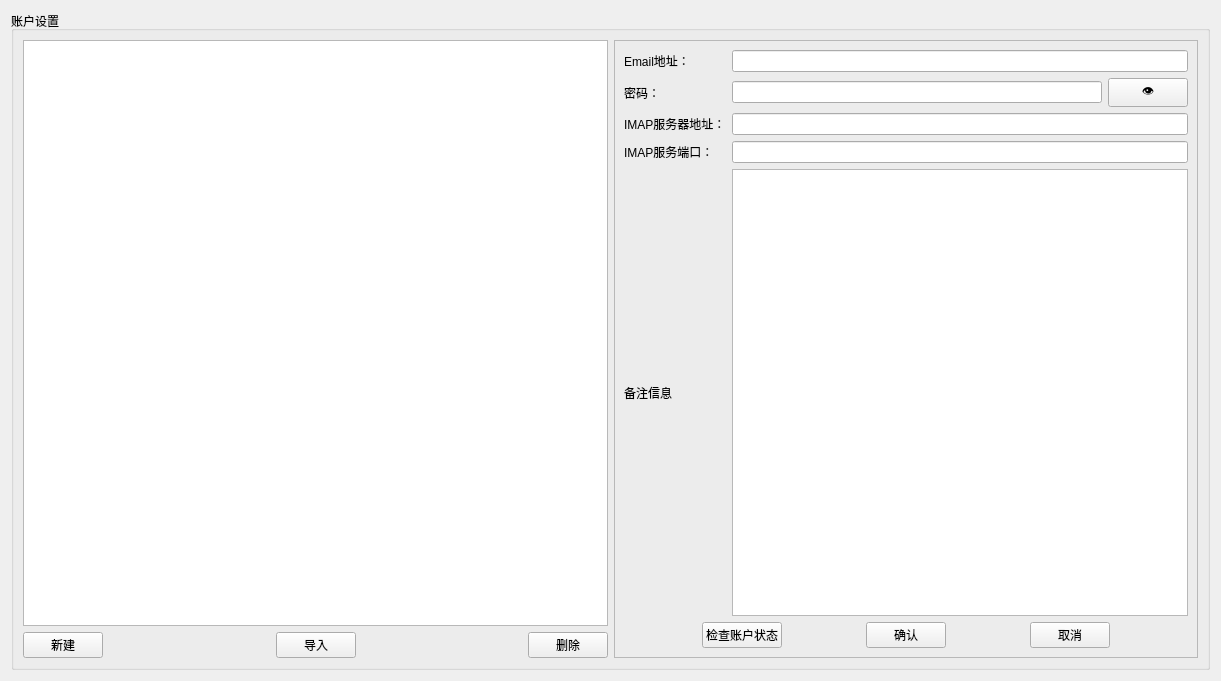
<?xml version="1.0" encoding="UTF-8"?>
<ui version="4.0">
 <class>AccountPage</class>
 <widget class="QWidget" name="AccountPage">
  <property name="geometry">
   <rect>
    <x>0</x>
    <y>0</y>
    <width>1221</width>
    <height>681</height>
   </rect>
  </property>
  <property name="windowTitle">
   <string>Form</string>
  </property>
  <layout class="QHBoxLayout" name="horizontalLayout_4">
   <item>
    <widget class="QGroupBox" name="groupBox">
     <property name="title">
      <string>账户设置</string>
     </property>
     <layout class="QHBoxLayout" name="horizontalLayout_5">
      <item>
       <layout class="QHBoxLayout" name="horizontalLayout_2">
        <item>
         <layout class="QVBoxLayout" name="verticalLayout">
          <item>
           <widget class="QListView" name="listView"/>
          </item>
          <item>
           <layout class="QHBoxLayout" name="horizontalLayout">
            <item>
             <widget class="QPushButton" name="button_new_account">
              <property name="text">
               <string>新建</string>
              </property>
             </widget>
            </item>
            <item>
             <spacer name="horizontalSpacer_2">
              <property name="orientation">
               <enum>Qt::Horizontal</enum>
              </property>
              <property name="sizeHint" stdset="0">
               <size>
                <width>40</width>
                <height>20</height>
               </size>
              </property>
             </spacer>
            </item>
            <item>
             <widget class="QPushButton" name="button_import">
              <property name="text">
               <string>导入</string>
              </property>
             </widget>
            </item>
            <item>
             <spacer name="horizontalSpacer">
              <property name="orientation">
               <enum>Qt::Horizontal</enum>
              </property>
              <property name="sizeHint" stdset="0">
               <size>
                <width>40</width>
                <height>20</height>
               </size>
              </property>
             </spacer>
            </item>
            <item>
             <widget class="QPushButton" name="button_delete">
              <property name="text">
               <string>删除</string>
              </property>
             </widget>
            </item>
           </layout>
          </item>
         </layout>
        </item>
        <item>
         <widget class="QFrame" name="frame">
          <property name="frameShape">
           <enum>QFrame::StyledPanel</enum>
          </property>
          <property name="frameShadow">
           <enum>QFrame::Raised</enum>
          </property>
          <layout class="QVBoxLayout" name="verticalLayout_2">
           <item>
            <layout class="QGridLayout" name="gridLayout">
             <item row="0" column="0">
              <widget class="QLabel" name="label_email_addr">
               <property name="text">
                <string>Email地址：</string>
               </property>
              </widget>
             </item>
             <item row="2" column="0">
              <widget class="QLabel" name="label_imap_server">
               <property name="text">
                <string>IMAP服务器地址：</string>
               </property>
              </widget>
             </item>
             <item row="4" column="1">
              <widget class="QTextEdit" name="textEdit_remarks"/>
             </item>
             <item row="4" column="0">
              <widget class="QLabel" name="label_remakes">
               <property name="sizePolicy">
                <sizepolicy hsizetype="Preferred" vsizetype="Preferred">
                 <horstretch>0</horstretch>
                 <verstretch>0</verstretch>
                </sizepolicy>
               </property>
               <property name="text">
                <string>备注信息</string>
               </property>
              </widget>
             </item>
             <item row="0" column="1">
              <widget class="QLineEdit" name="lineEdit_email_addr">
               <property name="sizePolicy">
                <sizepolicy hsizetype="Expanding" vsizetype="Fixed">
                 <horstretch>0</horstretch>
                 <verstretch>0</verstretch>
                </sizepolicy>
               </property>
              </widget>
             </item>
             <item row="3" column="0">
              <widget class="QLabel" name="label_imap_port">
               <property name="text">
                <string>IMAP服务端口：</string>
               </property>
              </widget>
             </item>
             <item row="2" column="1">
              <widget class="QLineEdit" name="lineEdit_imap_server">
               <property name="sizePolicy">
                <sizepolicy hsizetype="Expanding" vsizetype="Fixed">
                 <horstretch>0</horstretch>
                 <verstretch>0</verstretch>
                </sizepolicy>
               </property>
              </widget>
             </item>
             <item row="3" column="1">
              <widget class="QLineEdit" name="lineEdit_port">
               <property name="sizePolicy">
                <sizepolicy hsizetype="Expanding" vsizetype="Fixed">
                 <horstretch>0</horstretch>
                 <verstretch>0</verstretch>
                </sizepolicy>
               </property>
              </widget>
             </item>
             <item row="1" column="0">
              <widget class="QLabel" name="label_password">
               <property name="text">
                <string>密码：</string>
               </property>
              </widget>
             </item>
             <item row="1" column="1">
              <layout class="QHBoxLayout" name="horizontalLayout_6">
               <item>
                <widget class="QLineEdit" name="lineEdit_password">
                 <property name="sizePolicy">
                  <sizepolicy hsizetype="Expanding" vsizetype="Fixed">
                   <horstretch>0</horstretch>
                   <verstretch>0</verstretch>
                  </sizepolicy>
                 </property>
                </widget>
               </item>
               <item>
                <widget class="QPushButton" name="button_password">
                 <property name="sizePolicy">
                  <sizepolicy hsizetype="Minimum" vsizetype="Fixed">
                   <horstretch>0</horstretch>
                   <verstretch>0</verstretch>
                  </sizepolicy>
                 </property>
                 <property name="text">
                  <string>👁</string>
                 </property>
                </widget>
               </item>
              </layout>
             </item>
            </layout>
           </item>
           <item>
            <layout class="QHBoxLayout" name="horizontalLayout_3">
             <item>
              <spacer name="horizontalSpacer_3">
               <property name="orientation">
                <enum>Qt::Horizontal</enum>
               </property>
               <property name="sizeHint" stdset="0">
                <size>
                 <width>40</width>
                 <height>20</height>
                </size>
               </property>
              </spacer>
             </item>
             <item>
              <widget class="QPushButton" name="button_check">
               <property name="text">
                <string>检查账户状态</string>
               </property>
              </widget>
             </item>
             <item>
              <spacer name="horizontalSpacer_5">
               <property name="orientation">
                <enum>Qt::Horizontal</enum>
               </property>
               <property name="sizeHint" stdset="0">
                <size>
                 <width>40</width>
                 <height>20</height>
                </size>
               </property>
              </spacer>
             </item>
             <item>
              <widget class="QPushButton" name="button_ok">
               <property name="text">
                <string>确认</string>
               </property>
              </widget>
             </item>
             <item>
              <spacer name="horizontalSpacer_4">
               <property name="orientation">
                <enum>Qt::Horizontal</enum>
               </property>
               <property name="sizeHint" stdset="0">
                <size>
                 <width>40</width>
                 <height>20</height>
                </size>
               </property>
              </spacer>
             </item>
             <item>
              <widget class="QPushButton" name="button_cancel">
               <property name="text">
                <string>取消</string>
               </property>
              </widget>
             </item>
             <item>
              <spacer name="horizontalSpacer_6">
               <property name="orientation">
                <enum>Qt::Horizontal</enum>
               </property>
               <property name="sizeHint" stdset="0">
                <size>
                 <width>40</width>
                 <height>20</height>
                </size>
               </property>
              </spacer>
             </item>
            </layout>
           </item>
          </layout>
         </widget>
        </item>
       </layout>
      </item>
     </layout>
    </widget>
   </item>
  </layout>
 </widget>
 <resources/>
 <connections/>
</ui>
